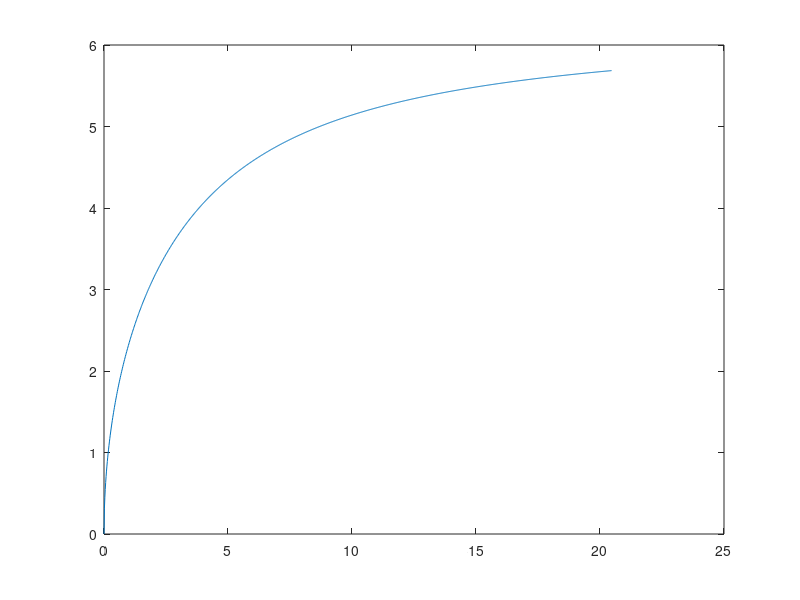

Reproduce this figure in MATLAB. (Note: this script raises an error after producing the figure.)
N = 1000;
t_arr = linspace(0,25,N);

initial_guess = @(t) 2 * 1i * sqrt(t) + (2/3) * t;

z_sol = zeros(N,1);

for i = 1:N

    t = t_arr(i);
    f = @(z) z + 2 * log(2 - z) - 2 * log(2) - t;

    z_sol(i) = fsolve(f,initial_guess(t));

end

plot(z_sol);

fileID = fopen('/../../writeuploewner/finalreport/data/1-0-25-1000-exact.csv','w');

for i=1:N
    fprintf(fileID,'%.18f %.18f\n',real(z_sol(i)), imag(z_sol(i)));
end

fclose(fileID);
